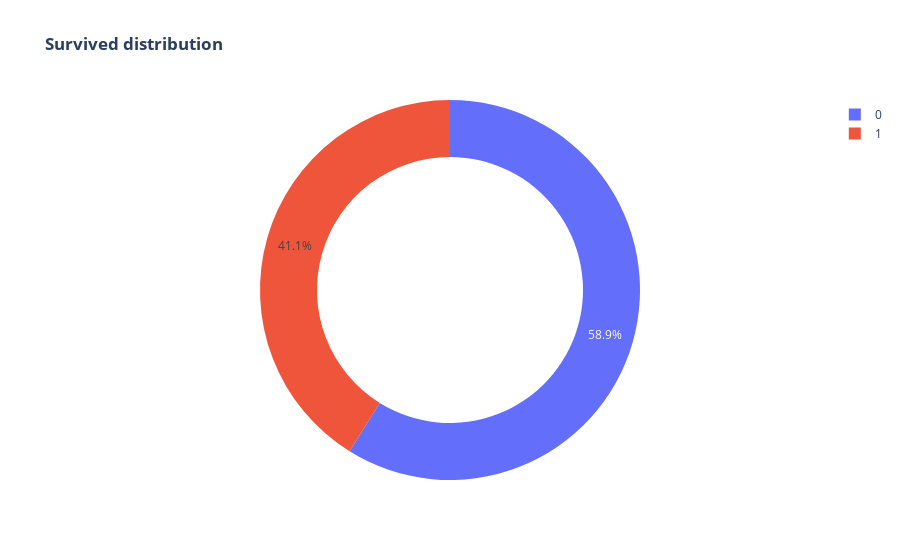

The cell this chart's notebook holds for it:
### Code cell
fig=px.pie(df, names='Survived',
       title='<b>Survived distribution </b>',
       color_discrete_map={0:'blue',1:'red'},
       
       hole = 0.7
       ,category_orders={'Survived':['1','0']}
       )
fig.show()

### Figure 1 — Plotly figure (JSON) as saved in the notebook; plotly's stock layout.template omitted (floating-point values rounded to 4 significant figures; data arrays with more than 128 entries replaced by an {"elided": "..."} marker saying what was removed)
{"data": [{"direction": "clockwise", "domain": {"x": [0, 1], "y": [0, 1]}, "hole": 0.7, "hovertemplate": "Survived=%{label}<extra></extra>", "labels": {"elided": "773 int values"}, "legendgroup": "", "name": "", "showlegend": true, "sort": false, "type": "pie"}], "layout": {"legend": {"tracegroupgap": 0}, "title": {"text": "<b>Survived distribution </b>"}}}
